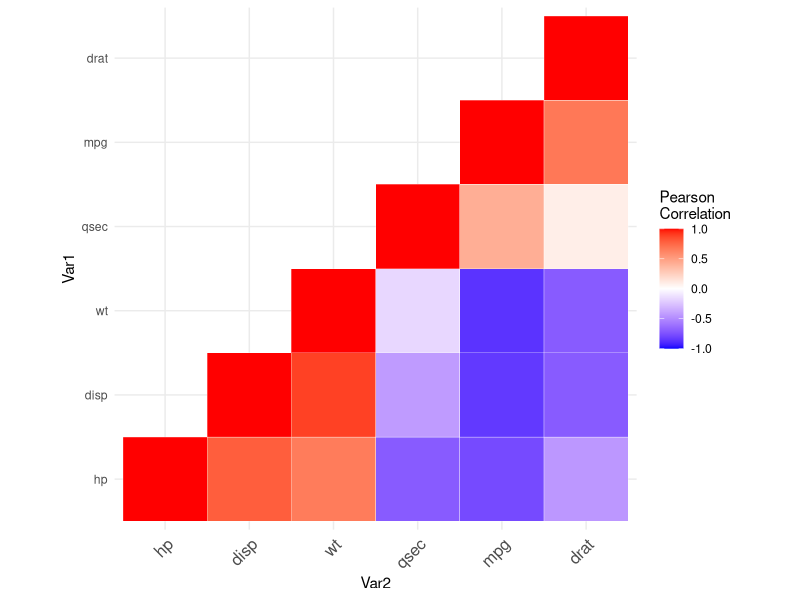
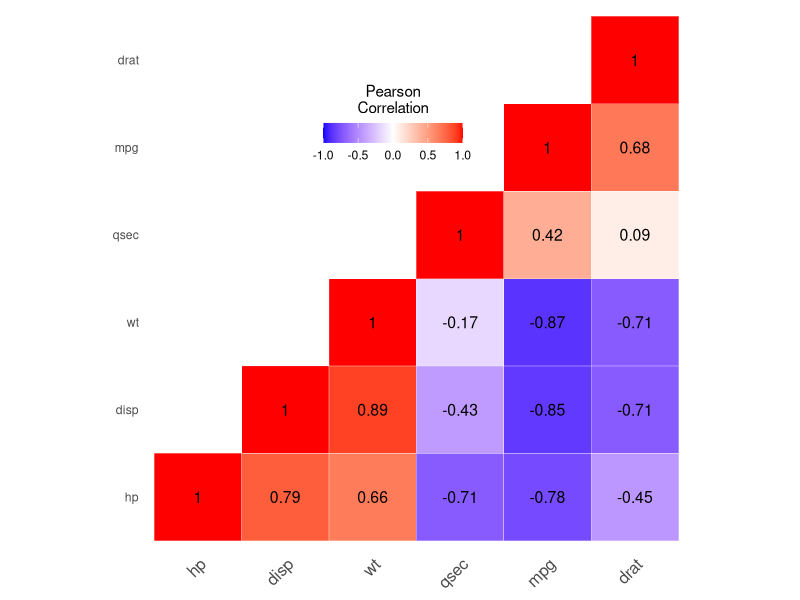

These figures' R source, in order:
## ---- chunk 1
library(reshape2)
library(ggplot2)
mydata <- mtcars[, c(1,3,4,5,6,7)]
head(mydata)
# Correlation matrix can be created using the R function cor() :
cormat <- round(cor(mydata),2) # round() specified number of decimal places
head(cormat)
# Get upper triangle of the correlation matrix
get_upper_tri <- function(cormat){
  cormat[lower.tri(cormat)]<- NA
  return(cormat)
}
upper_tri <- get_upper_tri(cormat)
upper_tri
# Reorder the correlation matrix
reorder_cormat <- function(cormat){
# Use correlation between variables as distance
dd <- as.dist((1-cormat)/2)
hc <- hclust(dd)
cormat <-cormat[hc$order, hc$order]
}
# Reorder the correlation matrix
cormat <- reorder_cormat(cormat)
upper_tri <- get_upper_tri(cormat)
# Melt the correlation matrix
melted_cormat <- melt(upper_tri)
melted_cormat <- na.omit(melted_cormat)

# Create a ggheatmap
ggheatmap <- ggplot(melted_cormat, aes(Var2, Var1, fill = value))+
 geom_tile(color = "white")+
 scale_fill_gradient2(low = "blue", high = "red", mid = "white", 
   midpoint = 0, limit = c(-1,1), name="Pearson\nCorrelation") +
  theme_minimal()+ # minimal theme
 theme(axis.text.x = element_text(angle = 45, vjust = 1, 
    size = 12, hjust = 1))+
 coord_fixed()

# Print the heatmap
print(ggheatmap)

# Add correlation coefficients on the heatmap
ggheatmap + 
geom_text(aes(Var2, Var1, label = value), color = "black", size = 4) +
theme(
  axis.title.x = element_blank(),
  axis.title.y = element_blank(),
  panel.grid.major = element_blank(),
  panel.border = element_blank(),
  panel.background = element_blank(),
  axis.ticks = element_blank(),
  legend.justification = c(1, 0),
  legend.position = c(0.6, 0.7),
  legend.direction = "horizontal")+
  guides(fill = guide_colorbar(barwidth = 7, barheight = 1,
                title.position = "top", title.hjust = 0.5))
